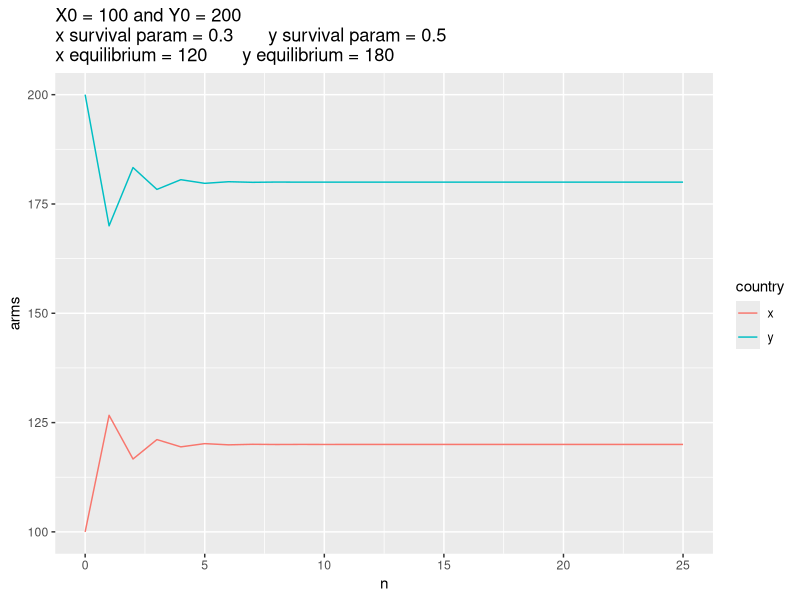
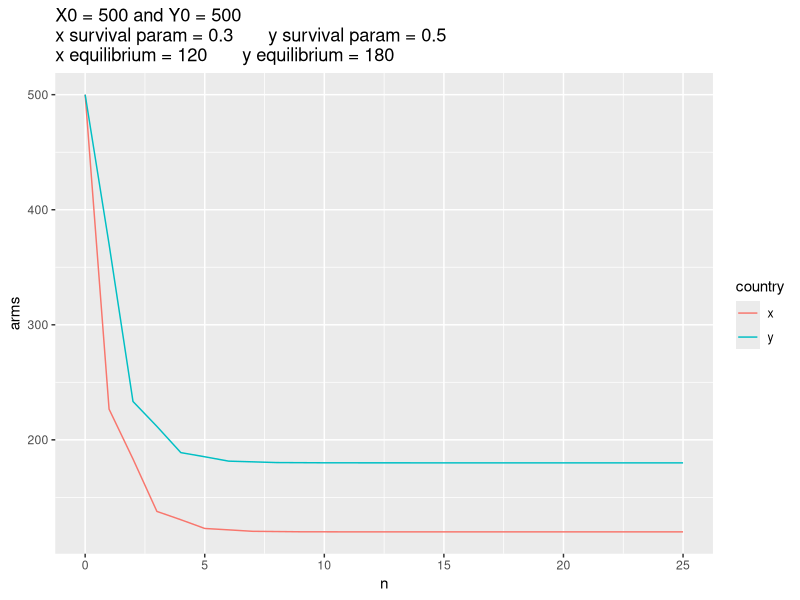
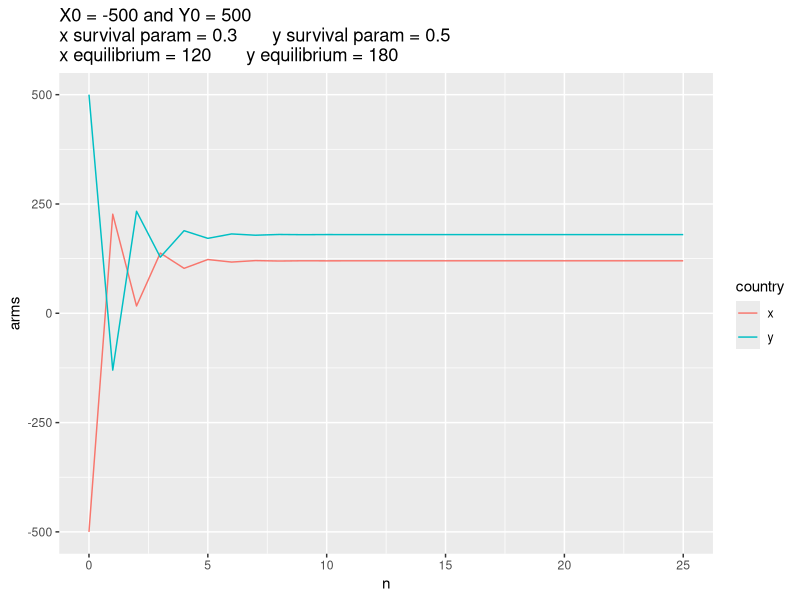
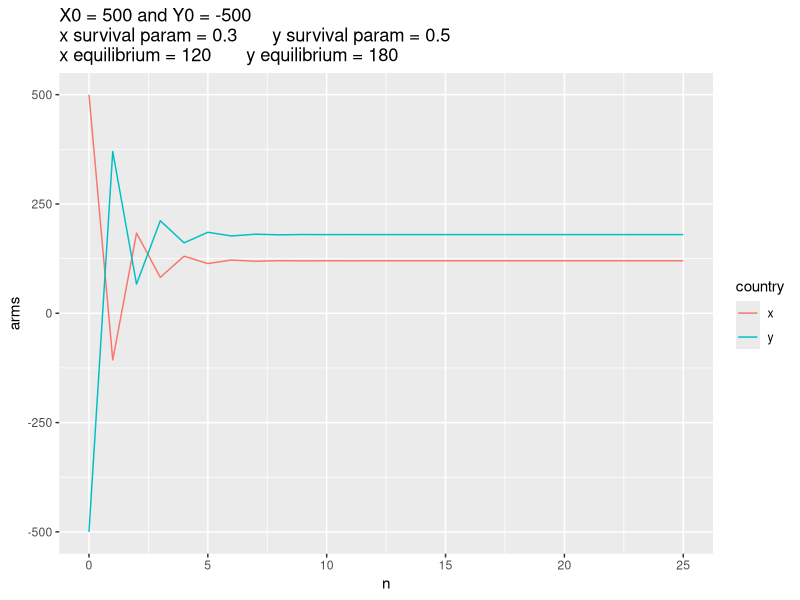
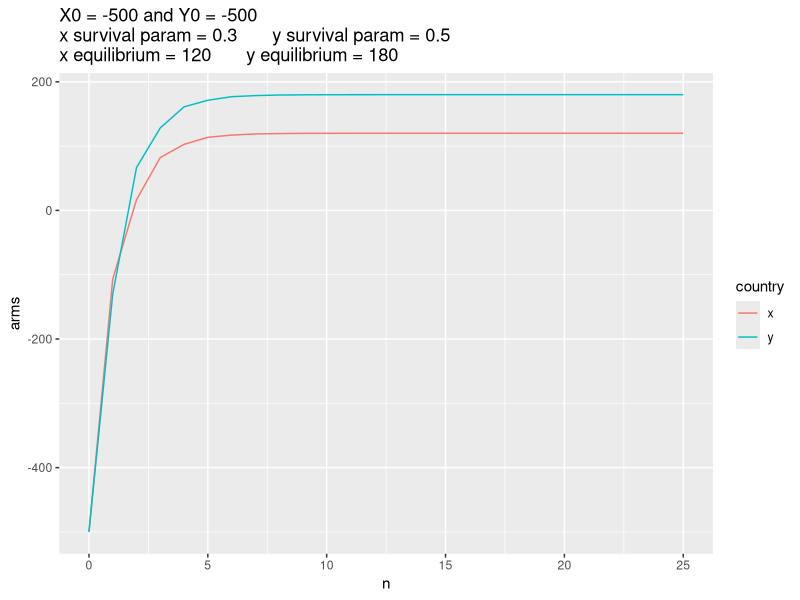
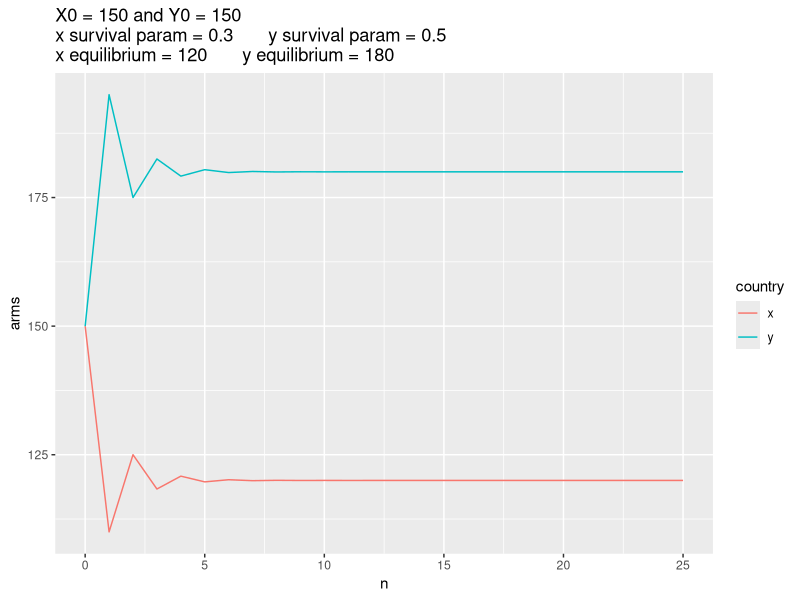
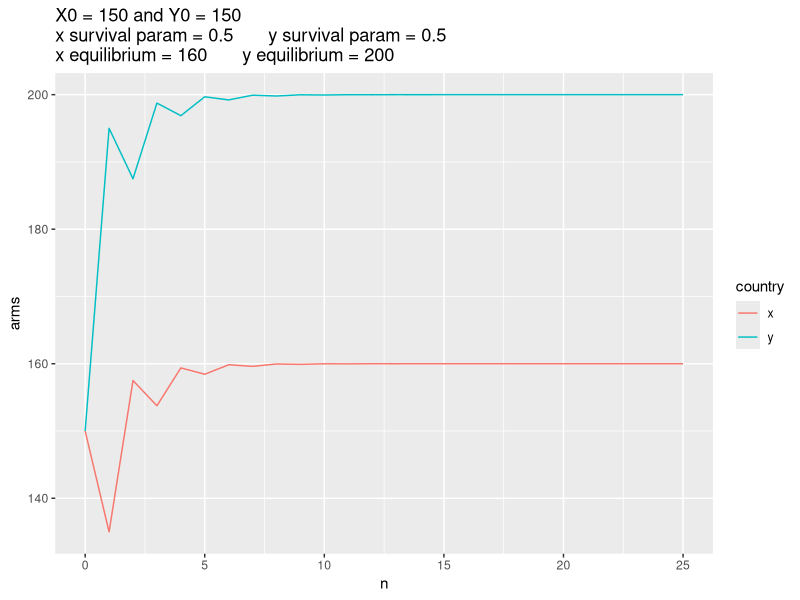
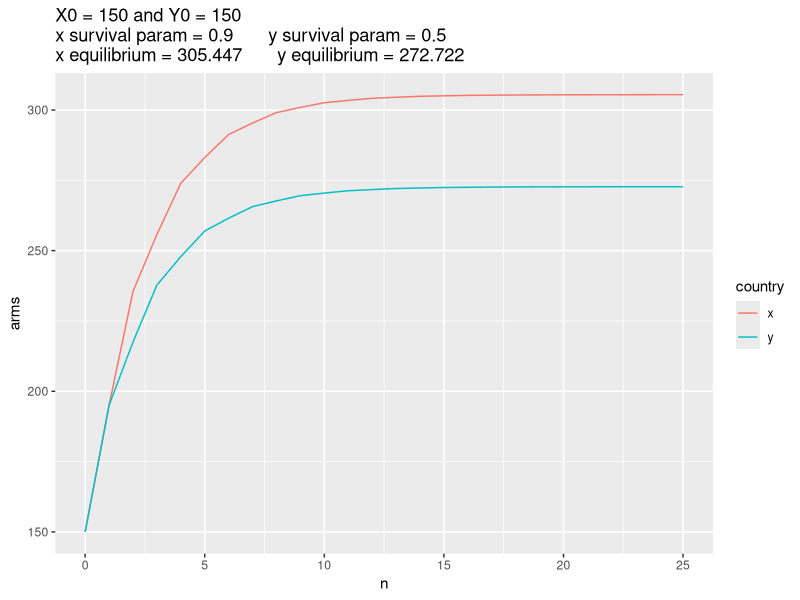

Write R code to recreate these figures, in order.
## ---- chunk 1

library(ggplot2)
library(reshape2)

x0 <- 100
y0 <- 200
xs <- 1/3
ys <- 0.5
limit=25

graphstart <- function(x0,y0,xs=(1/3),ys=0.5,limit=25){

  n <- 0
  
  data <- data.frame(x=x0,y=y0,n=n)
  
  repeat{
    
    y <- 120 + ys*tail(data$x,1)
    x <- 60 + xs*tail(data$y,1)
    n <- tail(data$n,1) + 1
    
    data <- rbind(data,c(x,y,n))
    
    if(n == limit) break
    
  }
  
  xequil <- signif(tail(data$x,1))
  yequil <- signif(tail(data$y,1))
  
  data <- melt(data,id.vars="n",variable.name="country",value.name="arms")
  
  ggplot(data,aes(x=n,y=arms,color=country)) + geom_line() +
    ggtitle(paste("X0 = ",x0," and Y0 = ",y0,"\n",
                  "x survival param = ",signif(xs,1),"       ",
                  "y survival param = ",signif(ys,1),"\n",
                  "x equilibrium = ",xequil,"       ",
                  "y equilibrium = ",yequil,sep=""))
  
}

graphstart(100,200)


## ---- chunk 2
graphstart(500,500)

graphstart(-500,500)

graphstart(500,-500)

graphstart(-500,-500)

graphstart(150,150)

## ---- chunk 3

graphstart(150,150,0.5,0.5)
graphstart(150,150,0.9,0.5)
graphstart(150,150,0.9,0.9)
graphstart(150,150,0.9,-0.9)
graphstart(150,150,-0.9,-0.9)

#just to see where this converges
graphstart(150,150,-0.9,-0.9,1000)

## ---- chunk 4

dtable <- expand.grid(seq(0.1,0.9,by=0.1),seq(0.1,0.9,by=0.1))

colnames(dtable) <- c("xparam","yparam")

valuereturn <- function(xp,yp){
  x <- (120+60*xp)/(1-xp*yp)
  y <- (60+120*yp)/(1-xp*yp)
  return(list(x=x,y=y))
}

dtable$xequil <- valuereturn(dtable$xparam,dtable$yparam)$x

dtable$yequil <- valuereturn(dtable$xparam,dtable$yparam)$y

dtable
